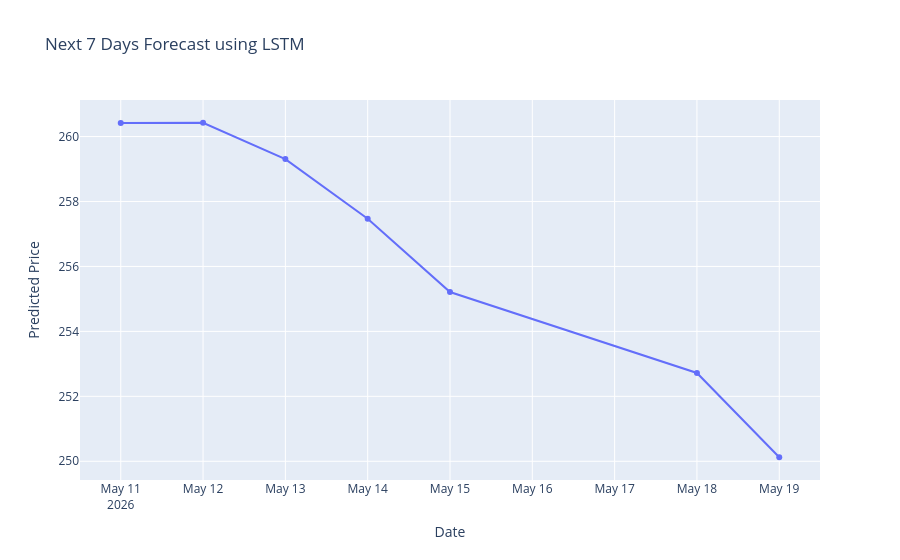

This figure's notebook cell:
### Markdown cell above
### **Future Forecast Graph**

### Code cell
fig = go.Figure()

fig.add_trace(go.Scatter(
    x=future_df_lstm['Date'],
    y=future_df_lstm['Predicted_Close'],
    mode='lines+markers',
    name='Future Forecast'
))

fig.update_layout(
    title="Next 7 Days Forecast using LSTM",
    xaxis_title="Date",
    yaxis_title="Predicted Price"
)

fig.show()

### Figure 1 — Plotly figure (JSON) as saved in the notebook; plotly's stock layout.template omitted (floating-point values rounded to 4 significant figures)
{"data": [{"mode": "lines+markers", "name": "Future Forecast", "type": "scatter", "x": ["2026-05-11T00:00:00.000000", "2026-05-12T00:00:00.000000", "2026-05-13T00:00:00.000000", "2026-05-14T00:00:00.000000", "2026-05-15T00:00:00.000000", "2026-05-18T00:00:00.000000", "2026-05-19T00:00:00.000000"], "y": [260.4, 260.4, 259.3, 257.5, 255.2, 252.7, 250.1]}], "layout": {"title": {"text": "Next 7 Days Forecast using LSTM"}, "xaxis": {"title": {"text": "Date"}}, "yaxis": {"title": {"text": "Predicted Price"}}}}
